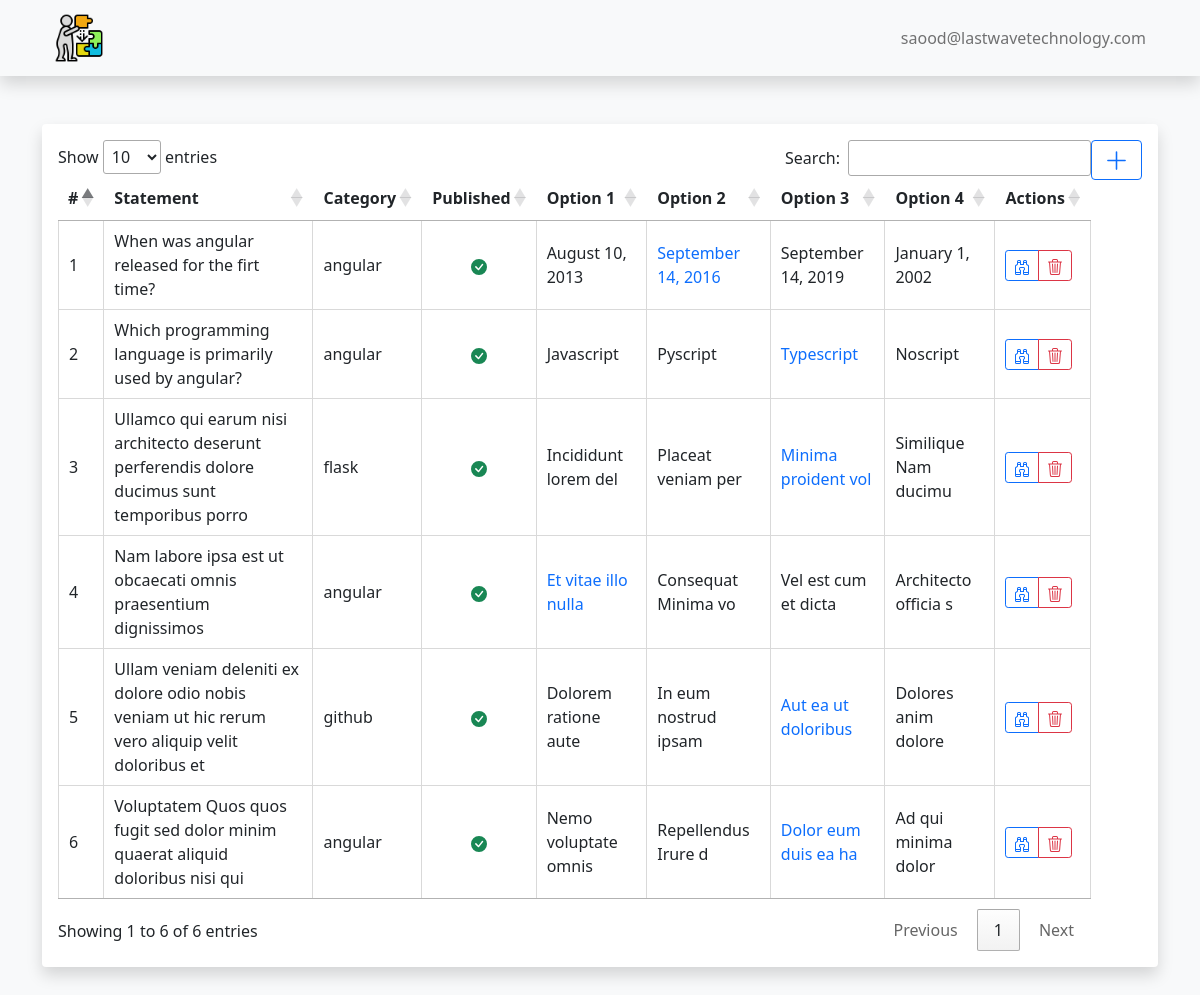
/superuser/questions/ (signed in), run on the app's committed database.
### tests/models.py (models this page shows, shortened)
class Question(models.Model):
    choices = ((True, "Published"), (False, "Not published"))
    statement = models.TextField()
    category = models.ForeignKey(
        Category, on_delete=models.CASCADE, related_name="questions"
    )
    published = models.BooleanField(default=False, choices=choices)
    date_updated = models.DateTimeField(auto_now=True)
    date_created = models.DateTimeField(auto_now_add=True)
    def get_id(self):
        return self.id
    def get_statement(self):
        return self.statement
    def get_category(self):
        return self.category
    def is_published(self):
        return self.published
    def get_options(self):
        return self.options.all()

class Category(models.Model):
    image = models.ImageField(
        upload_to="static/tests/category/images/",
        default="static/tests/category/images/default.png",
    )
    description = models.TextField(blank=True)
    name = models.CharField(max_length=72, unique=True)
    date_updated = models.DateTimeField(auto_now=True)
    date_created = models.DateTimeField(auto_now_add=True)
    class Meta:
        verbose_name_plural = "Categories"
    def get_id(self):
        return self.id
    def get_name(self):
        return self.name

class Choice(models.Model):
    option = models.CharField(max_length=300)
    question = models.ForeignKey(
        Question, on_delete=models.CASCADE, related_name="options"
    )
    correct = models.BooleanField(default=False)
    def get_option_text(self):
        return self.option
    def is_correct(self):
        return self.correct

### superuser/views.py (the view)
# urls.py: path("questions/", views.show_questions, name="show-questions"),
@login_required
@require_http_methods(["GET"])
@user_passes_test(is_admin)
def show_questions(request):
    context = {"title": "Questions", "questions": Question.objects.all()}
    return render(request, "superuser/questions.html", context)

### templates/superuser/questions.html (shortened to what this page needs)
{% extends 'superuser/layout.html' %}
{% block head %}
<link rel="stylesheet" href="https://cdn.datatables.net/1.12.1/css/jquery.dataTables.min.css">
<link rel="stylesheet" href="https://cdn.datatables.net/1.12.1/css/dataTables.bootstrap5.min.css">
<link rel="stylesheet" href="https://cdnjs.cloudflare.com/ajax/libs/twitter-bootstrap/5.1.3/css/bootstrap.min.css">
{% endblock head %}
{% block main %}
<div class="container my-5">
    <div class="row">
        <div class="col shadow rounded p-3 bg-white">
            <a class="btn btn-outline-primary mb-3 float-end" href="{% url 'superuser:add-question' %}">
                <svg xmlns="http://www.w3.org/2000/svg" width="25" height="25" fill="currentColor" class="bi bi-plus-lg"
                    viewBox="0 0 16 16">
                    <path fill-rule="evenodd"
                        d="M8 2a.5.5 0 0 1 .5.5v5h5a.5.5 0 0 1 0 1h-5v5a.5.5 0 0 1-1 0v-5h-5a.5.5 0 0 1 0-1h5v-5A.5.5 0 0 1 8 2Z" />
                </svg>
            </a>
            <div class="table-responsive">
                <table id="questions" class="cell-border bg-transparent">
                    <thead>
                        <tr>
                            <th>#</th>
                            <th>Statement</th>
                            <th>Category</th>
                            <th>Published</th>
                            <th>Option 1</th>
                            <th>Option 2</th>
                            <th>Option 3</th>
                            <th>Option 4</th>
                            <th>Actions</th>
                        </tr>
                    </thead>
                    <tbody>
                        {% for question in questions %}
                        <tr>
                            <td>{{ forloop.counter }}</td>
                            <td>{{ question.get_statement }}</td>
                            <td>
                            <a href="{% url 'superuser:category' question.get_category.get_id %}" class="text-decoration-none text-dark">{{ question.get_category.get_name|lower }}</a></td>
                            <td class="text-center">
                            </td>
                            {% for option in question.get_options %}
                            <td class="{% if option.is_correct %}text-primary{% endif %}">{{ option.get_option_text }}
                            </td>
                            {% endfor %}
                            <td>
                                <div class="btn-group btn-group-sm">
                                    <a href="{% url 'superuser:category' question.get_category.get_id %}#{{ question.get_id }}"
                                        class="btn btn-outline-primary" title="View">
                                    </a>
                                    <button class="btn btn-outline-danger"
                                        onclick="document.querySelector('#question_id').value={{ question.get_id }};"
                                        title="Delete" data-bs-toggle="modal"
                                        data-bs-target="#deleteQuestionStaticBackdrop">
                                    </button>
                                </div>
                            </td>
                        </tr>
                        {% endfor %}
                    </tbody>
                </table>
            </div>
        </div>
    </div>
</div>
{% endblock main %}

### templates/superuser/layout.html (shortened to what this page needs)
{% load static %}
<!DOCTYPE html>
<html lang="en">
    <head>
        <link href="{% static 'bootstrap/bootstrap.min.css' %}" rel="stylesheet" type="text/css">
        {% block head %}{% endblock head %}
    </head>
    <body class="bg-light">
        {% include 'superuser/navbar.html' %}
        {% block main %}{% endblock main %}
    </body>
</html>

### templates/superuser/navbar.html
{% load static %}
<nav class="navbar navbar-light bg-light shadow sticky-top">
    <div class="container">
        <a class="navbar-brand" href="{% url 'superuser:index' %}">
            <img src="{% static 'images/logo.png' %}" alt="test your self brand-image" width="50" height="50">
        </a>
        <ul class="navbar-nav nav-pills ms-auto mb-2 mb-lg-0">
            <li class="nav-item text-white">
                <a class="ps-3 nav-link" href="mailto:saood@lastwavetechnology.com">saood@lastwavetechnology.com</a>
            </li>
        </ul>
    </div>
</nav>

### data on the page
Question: get_statement "When was angular released for the firt time?", get_category.get_name "angular", published True (drawn), {{ question.get_id }} 3 (drawn)
Choice: get_option_text "August 10, 2013"
Choice: get_option_text "September 14, 2016"
Choice: get_option_text "September 14, 2019"
Choice: get_option_text "January 1, 2002"
Question: get_statement "Which programming language is primarily used by angular?", get_category.get_name "angular", published True (drawn), {{ question.get_id }} 4 (drawn)
Choice: get_option_text "Javascript"
Choice: get_option_text "Pyscript"
Choice: get_option_text "Typescript"
Choice: get_option_text "Noscript"
Question: get_statement "Ullamco qui earum nisi architecto deserunt perferendis dolore ducimus sunt temporibus porro", get_category.get_name "flask", published True (drawn), {{ question.get_id }} 22 (drawn)
Choice: get_option_text "Incididunt lorem del"
Choice: get_option_text "Placeat veniam per"
Choice: get_option_text "Minima proident vol"
Choice: get_option_text "Similique Nam ducimu"
Question: get_statement "Nam labore ipsa est ut obcaecati omnis praesentium dignissimos", get_category.get_name "angular", published True (drawn), {{ question.get_id }} 23 (drawn)
Choice: get_option_text "Et vitae illo nulla"
Choice: get_option_text "Consequat Minima vo"
Choice: get_option_text "Vel est cum et dicta"
Choice: get_option_text "Architecto officia s"
Question: get_statement "Ullam veniam deleniti ex dolore odio nobis veniam ut hic rerum vero aliquip velit doloribus et", get_category.get_name "github", published True (drawn), {{ question.get_id }} 24 (drawn)
Choice: get_option_text "Dolorem ratione aute"
Choice: get_option_text "In eum nostrud ipsam"
Choice: get_option_text "Aut ea ut doloribus"
Choice: get_option_text "Dolores anim dolore"
Question: get_statement "Voluptatem Quos quos fugit sed dolor minim quaerat aliquid doloribus nisi qui", get_category.get_name "angular", published True (drawn), {{ question.get_id }} 26 (drawn)
Choice: get_option_text "Nemo voluptate omnis"
Choice: get_option_text "Repellendus Irure d"
Choice: get_option_text "Dolor eum duis ea ha"
Choice: get_option_text "Ad qui minima dolor"
